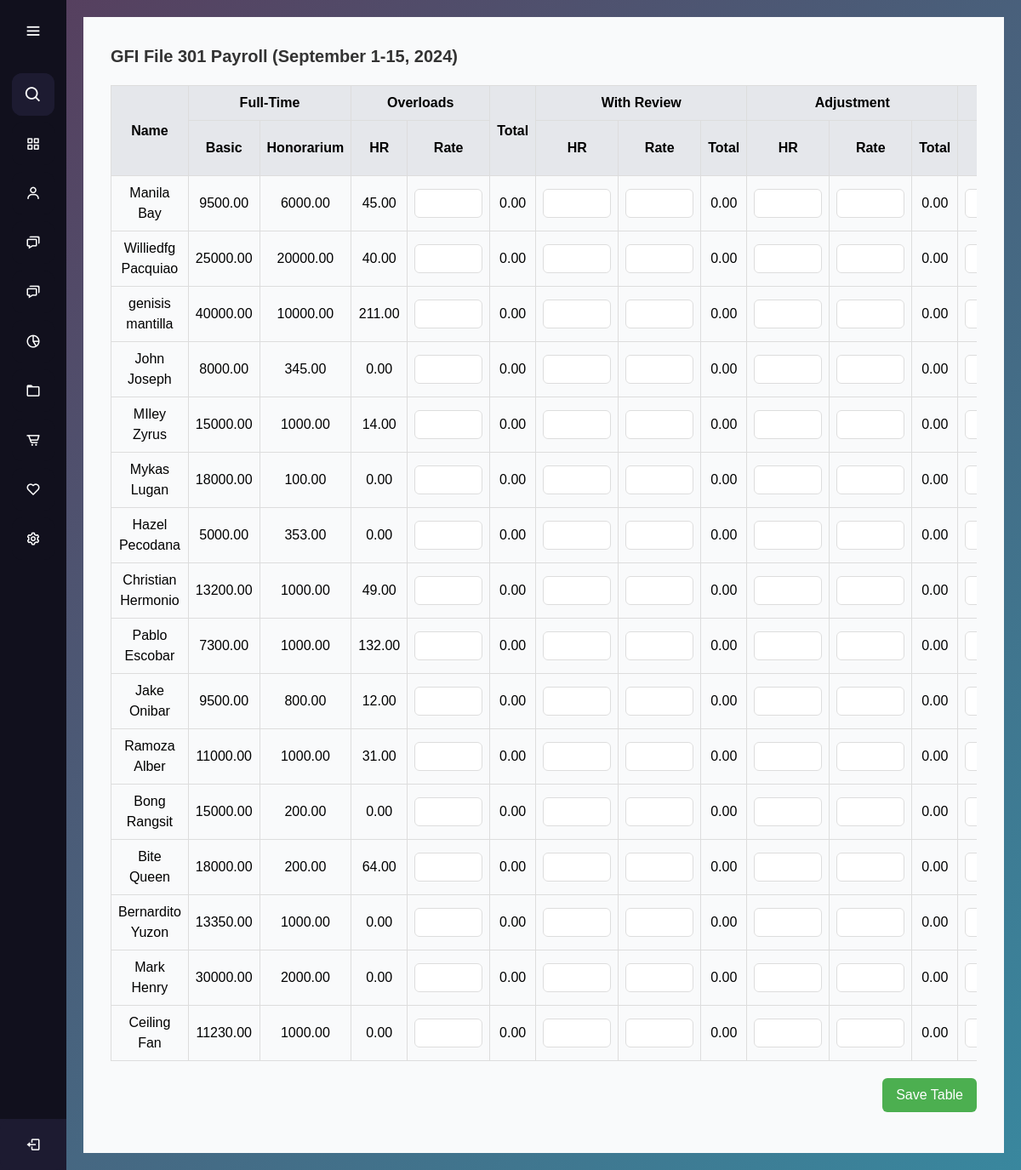
The app's page /frontUP/sssssssssss.php with its own data.
### tables this page shows
CREATE TABLE `employees` (
  `employee_id` int(11) NOT NULL,
  `first_name` varchar(255) NOT NULL,
  `last_name` varchar(255) NOT NULL,
  `suffix_title` varchar(50) NOT NULL,
  `employee_type` enum('full-time','part-time') NOT NULL,
  `classification` varchar(255) NOT NULL,
  `basic_salary` decimal(10,2) NOT NULL,
  `honorarium` decimal(10,2) DEFAULT 0.00,
  `incentives` decimal(10,0) NOT NULL,
  `overload_rate` decimal(10,0) NOT NULL,
  `watch_reward` decimal(10,0) NOT NULL,
  `absent_lateRate` decimal(10,0) NOT NULL,
  `created_at` timestamp NOT NULL DEFAULT current_timestamp()
);

### frontUP/sssssssssss.php (the view, shortened to what this page needs)
<?php
require 'database_connection.php';
$sql = "
    SELECT
        e.employee_id,
        CONCAT(e.first_name, ' ', e.last_name) AS full_name,
        e.basic_salary,
        e.honorarium,
        COALESCE(SUM(o.grand_total), 0) AS overload_hr,
        COALESCE(c.medical_savings, 0) AS medical_savings,
        COALESCE(c.retirement, 0) AS retirement,
        COALESCE((c.sss_ee + c.sss_er), 0) AS sss_total,
        COALESCE((c.pag_ibig_ee + c.pag_ibig_er), 0) AS pag_ibig_total,
        COALESCE((c.philhealth_ee + c.philhealth_er), 0) AS philhealth_total
    FROM employees e
    LEFT JOIN overload o ON e.employee_id = o.employee_id
    LEFT JOIN contributions c ON e.employee_id = c.employee_id
    GROUP BY e.employee_id";
$result = $conn->query($sql);
?>
<!DOCTYPE html>
<html lang="en">
<head>
    <script src="https://cdn.tailwindcss.com"></script>
</head>
<body>
    <?php include 'aside.php'; ?>
    <main>
        <div class="content">
            <h1 class="text-xl font-bold mb-4">GFI File 301 Payroll (September 1-15, 2024)</h1>
            <div class="table-wrapper">
                <table id="crudTable" class="table-auto w-full">
                    <thead>
                        <tr>
                            <th rowspan="2" class="p-2 bg-gray-200">Name</th>
                            <th colspan="2" class="p-2 bg-gray-200">Full-Time</th>
                            <th colspan="2" class="p-2 bg-gray-200">Overloads</th>
                            <th rowspan="2" class="p-2 bg-gray-200">Total</th>
                            <th colspan="3" class="p-2 bg-gray-200">With Review</th>
                            <th colspan="3" class="p-2 bg-gray-200">Adjustment</th>
                            <th colspan="3" class="p-2 bg-gray-200">Watch Reward</th>
                        </tr>
                        <tr>
                            <th class="p-2 bg-gray-200">Basic</th>
                            <th class="p-2 bg-gray-200">Honorarium</th>
                            <th class="p-2 bg-gray-200">HR</th>
                            <th class="p-2 bg-gray-200">Rate</th>
                            <th class="p-2 bg-gray-200">HR</th>
                            <th class="p-2 bg-gray-200">Rate</th>
                            <th class="p-2 bg-gray-200">Total</th>
                            <th class="p-2 bg-gray-200">HR</th>
                            <th class="p-2 bg-gray-200">Rate</th>
                            <th class="p-2 bg-gray-200">Total</th>
                            <th class="p-2 bg-gray-200">HR</th>
                        </tr>
                    </thead>
                    <tbody>
                        <?php
                        if ($result && $result->num_rows > 0) {
                            while ($row = $result->fetch_assoc()) {
                                echo "<tr>";
                                echo "<td data-employee='{$row['employee_id']}' class='p-2'>{$row['full_name']}</td>";
                                echo "<td class='p-2'>{$row['basic_salary']}</td>";
                                echo "<td class='p-2'>{$row['honorarium']}</td>";
                                echo "<td class='p-2'>{$row['overload_hr']}</td>";
                                echo "<td><input type='number' name='overload_rate' class='editable-cell'></td>";
                                echo "<td name='overload_total' >0.00</td>";
                                echo "<td><input type='number' name='wr_hr' class='editable-cell'></td>";
                                echo "<td><input type='number' name='wr_rate' class='editable-cell'></td>";
                                echo "<td name='wr_total' >0.00</td>";
                                echo "<td><input type='number' name='adjust_rate' class='editable-cell'></td>";
                                echo "<td><input type='number' name='adjust_hr' class='editable-cell'></td>";
                                echo "<td name='adjust_total' >0.00</td>";
                                echo "<td><input type='number' name='watch_hr' class='editable-cell'></td>";
                                echo "</tr>";
                            }
                        } else {
                            echo "<tr><td colspan='12' class='p-2 text-center'>No data found</td></tr>";
                        }
                        ?>
                    </tbody>
                </table>
            </div>
            <div class="flex justify-end mt-5">
                <button id="saveTableBtn" class="save-btn mb-4">Save Table</button>
            </div>
        </div>
    </main>
</body>
</html>

### frontUP/styles.css (style rules this page uses)
* { margin: 0; padding: 0; box-sizing: border-box; font-family: "Poppins", sans-serif; }
main { margin-left: 78px; padding: 20px; transition: margin-left 0.5s ease; min-height: 100vh; background: linear-gradient( 135deg, #56405f, #39879e ); }

### frontUP/sssssssssss.php (style rules this page uses)
.table-wrapper { max-width: 100%; overflow-x: auto; margin-top: 20px; }
table { width: 100%; border-collapse: collapse; }
th, td { padding: 0.5rem; text-align: center; border: 1px solid #ddd; }
th { background-color: #f3f4f6; font-weight: bold; }
td input { width: 100%; padding: 0.25rem; border: 1px solid #ddd; border-radius: 0.375rem; text-align: center; }
.save-btn { padding: 0.5rem 1rem; background-color: #4CAF50; color: white; border: none; border-radius: 0.375rem; cursor: pointer; transition: background-color 0.3s ease; }
.editable-cell { text-align: center; width: 80px; }
.content { padding: 2rem; background-color: #f9fafb; }
h1 { font-size: 1.75rem; color: #333; }

### records on screen
employees: full_name "Manila Bay", basic_salary "9500.00", honorarium "6000.00", overload_hr "45.00"
employees: full_name "Williedfg Pacquiao", basic_salary "25000.00", honorarium "20000.00", overload_hr "40.00"
employees: full_name "genisis mantilla", basic_salary "40000.00", honorarium "10000.00", overload_hr "211.00"
employees: full_name "John Joseph", basic_salary "8000.00", honorarium "345.00", overload_hr "0.00"
employees: full_name "MIley Zyrus", basic_salary "15000.00", honorarium "1000.00", overload_hr "14.00"
employees: full_name "Mykas Lugan", basic_salary "18000.00", honorarium "100.00", overload_hr "0.00"
employees: full_name "Hazel Pecodana", basic_salary "5000.00", honorarium "353.00", overload_hr "0.00"
employees: full_name "Christian Hermonio", basic_salary "13200.00", honorarium "1000.00", overload_hr "49.00"
employees: full_name "Pablo Escobar", basic_salary "7300.00", honorarium "1000.00", overload_hr "132.00"
employees: full_name "Jake Onibar", basic_salary "9500.00", honorarium "800.00", overload_hr "12.00"
employees: full_name "Ramoza Alber", basic_salary "11000.00", honorarium "1000.00", overload_hr "31.00"
employees: full_name "Bong Rangsit", basic_salary "15000.00", honorarium "200.00", overload_hr "0.00"
employees: full_name "Bite Queen", basic_salary "18000.00", honorarium "200.00", overload_hr "64.00"
employees: full_name "Bernardito Yuzon", basic_salary "13350.00", honorarium "1000.00", overload_hr "0.00"
employees: full_name "Mark Henry", basic_salary "30000.00", honorarium "2000.00", overload_hr "0.00"
employees: full_name "Ceiling Fan", basic_salary "11230.00", honorarium "1000.00", overload_hr "0.00"
